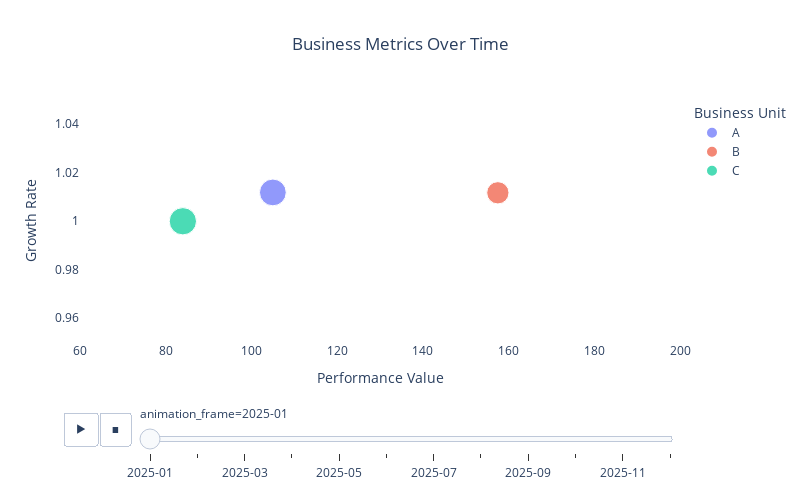

This figure's notebook cell:
### Markdown cell above
## Animated Bubble Chart

Now let's create an animated visualization that shows how data changes over time.

### Code cell
# Create time series data
times = pd.date_range('2025-01-01', '2025-12-31', freq='M')
n_categories = 3

# Generate animated data
animated_data = []
for t in times:
    for cat in ['A', 'B', 'C']:
        base_value = {'A': 100, 'B': 150, 'C': 80}[cat]
        growth = np.random.normal(1.01, 0.02)
        animated_data.append({
            'date': t,
            'category': cat,
            'value': base_value * (1 + 0.1 * np.sin(t.month/6 * np.pi)),
            'growth': growth,
            'size': np.random.uniform(20, 60)
        })

df_animated = pd.DataFrame(animated_data)

# Create animated bubble chart
fig = px.scatter(
    df_animated,
    x='value',
    y='growth',
    size='size',
    color='category',
    animation_frame=df_animated['date'].dt.strftime('%Y-%m'),
    title='Business Metrics Over Time',
    labels={
        'value': 'Performance Value',
        'growth': 'Growth Rate',
        'category': 'Business Unit'
    },
    range_x=[60, 200],
    range_y=[0.95, 1.05]
)

# Update layout
fig.update_layout(
    title_x=0.5,
    plot_bgcolor='white',
    width=800,
    height=500
)

# Show plot with proper renderer
fig.show(renderer="notebook")

### Figure 1 — Plotly figure (JSON) as saved in the notebook; plotly's stock layout.template omitted (floating-point values rounded to 4 significant figures)
{"data": [{"hovertemplate": "Business Unit=A<br>animation_frame=2025-01<br>Performance Value=%{x}<br>Growth Rate=%{y}<br>size=%{marker.size}<extra></extra>", "legendgroup": "A", "marker": {"color": "#636efa", "size": [53.54], "sizemode": "area", "sizeref": 0.1496, "symbol": "circle"}, "mode": "markers", "name": "A", "orientation": "v", "showlegend": true, "type": "scatter", "x": [105], "xaxis": "x", "y": [1.012], "yaxis": "y"}, {"hovertemplate": "Business Unit=B<br>animation_frame=2025-01<br>Performance Value=%{x}<br>Growth Rate=%{y}<br>size=%{marker.size}<extra></extra>", "legendgroup": "B", "marker": {"color": "#EF553B", "size": [37.04], "sizemode": "area", "sizeref": 0.1496, "symbol": "circle"}, "mode": "markers", "name": "B", "orientation": "v", "showlegend": true, "type": "scatter", "x": [157.5], "xaxis": "x", "y": [1.012], "yaxis": "y"}, {"hovertemplate": "Business Unit=C<br>animation_frame=2025-01<br>Performance Value=%{x}<br>Growth Rate=%{y}<br>size=%{marker.size}<extra></extra>", "legendgroup": "C", "marker": {"color": "#00cc96", "size": [55.68], "sizemode": "area", "sizeref": 0.1496, "symbol": "circle"}, "mode": "markers", "name": "C", "orientation": "v", "showlegend": true, "type": "scatter", "x": [84], "xaxis": "x", "y": [0.9999], "yaxis": "y"}], "layout": {"height": 500, "legend": {"itemsizing": "constant", "title": {"text": "Business Unit"}, "tracegroupgap": 0}, "plot_bgcolor": "white", "sliders": [{"active": 0, "currentvalue": {"prefix": "animation_frame="}, "len": 0.9, "pad": {"b": 10, "t": 60}, "steps": [{"args": [["2025-01"], {"frame": {"duration": 0, "redraw": false}, "fromcurrent": true, "mode": "immediate", "transition": {"duration": 0, "easing": "linear"}}], "label": "2025-01", "method": "animate"}, {"args": [["2025-02"], {"frame": {"duration": 0, "redraw": false}, "fromcurrent": true, "mode": "immediate", "transition": {"duration": 0, "easing": "linear"}}], "label": "2025-02", "method": "animate"}, {"args": [["2025-03"], {"frame": {"duration": 0, "redraw": false}, "fromcurrent": true, "mode": "immediate", "transition": {"duration": 0, "easing": "linear"}}], "label": "2025-03", "method": "animate"}, {"args": [["2025-04"], {"frame": {"duration": 0, "redraw": false}, "fromcurrent": true, "mode": "immediate", "transition": {"duration": 0, "easing": "linear"}}], "label": "2025-04", "method": "animate"}, {"args": [["2025-05"], {"frame": {"duration": 0, "redraw": false}, "fromcurrent": true, "mode": "immediate", "transition": {"duration": 0, "easing": "linear"}}], "label": "2025-05", "method": "animate"}, {"args": [["2025-06"], {"frame": {"duration": 0, "redraw": false}, "fromcurrent": true, "mode": "immediate", "transition": {"duration": 0, "easing": "linear"}}], "label": "2025-06", "method": "animate"}, {"args": [["2025-07"], {"frame": {"duration": 0, "redraw": false}, "fromcurrent": true, "mode": "immediate", "transition": {"duration": 0, "easing": "linear"}}], "label": "2025-07", "method": "animate"}, {"args": [["2025-08"], {"frame": {"duration": 0, "redraw": false}, "fromcurrent": true, "mode": "immediate", "transition": {"duration": 0, "easing": "linear"}}], "label": "2025-08", "method": "animate"}, {"args": [["2025-09"], {"frame": {"duration": 0, "redraw": false}, "fromcurrent": true, "mode": "immediate", "transition": {"duration": 0, "easing": "linear"}}], "label": "2025-09", "method": "animate"}, {"args": [["2025-10"], {"frame": {"duration": 0, "redraw": false}, "fromcurrent": true, "mode": "immediate", "transition": {"duration": 0, "easing": "linear"}}], "label": "2025-10", "method": "animate"}, {"args": [["2025-11"], {"frame": {"duration": 0, "redraw": false}, "fromcurrent": true, "mode": "immediate", "transition": {"duration": 0, "easing": "linear"}}], "label": "2025-11", "method": "animate"}, {"args": [["2025-12"], {"frame": {"duration": 0, "redraw": false}, "fromcurrent": true, "mode": "immediate", "transition": {"duration": 0, "easing": "linear"}}], "label": "2025-12", "method": "animate"}], "x": 0.1, "xanchor": "left", "y": 0, "yanchor": "top"}], "title": {"text": "Business Metrics Over Time", "x": 0.5}, "updatemenus": [{"buttons": [{"args": [null, {"frame": {"duration": 500, "redraw": false}, "fromcurrent": true, "mode": "immediate", "transition": {"duration": 500, "easing": "linear"}}], "label": "&#9654;", "method": "animate"}, {"args": [[null], {"frame": {"duration": 0, "redraw": false}, "fromcurrent": true, "mode": "immediate", "transition": {"duration": 0, "easing": "linear"}}], "label": "&#9724;", "method": "animate"}], "direction": "left", "pad": {"r": 10, "t": 70}, "showactive": false, "type": "buttons", "x": 0.1, "xanchor": "right", "y": 0, "yanchor": "top"}], "width": 800, "xaxis": {"anchor": "y", "domain": [0, 1], "range": [60, 200], "title": {"text": "Performance Value"}}, "yaxis": {"anchor": "x", "domain": [0, 1], "range": [0.95, 1.05], "title": {"text": "Growth Rate"}}}}
